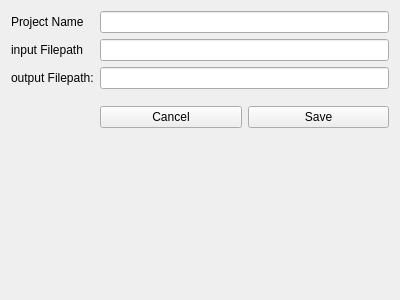
<?xml version="1.0" encoding="UTF-8"?>
<ui version="4.0">
 <class>ProjectEditor</class>
 <widget class="QWidget" name="ProjectEditor">
  <property name="geometry">
   <rect>
    <x>0</x>
    <y>0</y>
    <width>400</width>
    <height>300</height>
   </rect>
  </property>
  <property name="windowTitle">
   <string>Project Editor</string>
  </property>
  <layout class="QGridLayout" name="gridLayout">
   <item row="0" column="0">
    <layout class="QVBoxLayout" name="verticalLayout">
     <item>
      <layout class="QFormLayout" name="formLayout">
       <item row="0" column="0">
        <widget class="QLabel" name="projectLabel">
         <property name="text">
          <string>Project Name</string>
         </property>
         <property name="buddy">
          <cstring>projectNameLineEdit</cstring>
         </property>
        </widget>
       </item>
       <item row="0" column="1">
        <widget class="QLineEdit" name="projectNameLineEdit"/>
       </item>
       <item row="1" column="0">
        <widget class="QLabel" name="inputFileLabel">
         <property name="text">
          <string>input Filepath</string>
         </property>
         <property name="buddy">
          <cstring>inputFileLineEdit</cstring>
         </property>
        </widget>
       </item>
       <item row="1" column="1">
        <widget class="QLineEdit" name="inputFileLineEdit"/>
       </item>
       <item row="2" column="0">
        <widget class="QLabel" name="outputFileLabel">
         <property name="text">
          <string>output Filepath:</string>
         </property>
         <property name="buddy">
          <cstring>outputFileLineEdit</cstring>
         </property>
        </widget>
       </item>
       <item row="2" column="1">
        <widget class="QLineEdit" name="outputFileLineEdit"/>
       </item>
       <item row="4" column="1">
        <layout class="QHBoxLayout" name="horizontalLayout">
         <item>
          <widget class="QPushButton" name="cancelButton">
           <property name="text">
            <string>Cancel</string>
           </property>
          </widget>
         </item>
         <item>
          <widget class="QPushButton" name="saveButton">
           <property name="text">
            <string>Save</string>
           </property>
          </widget>
         </item>
        </layout>
       </item>
       <item row="3" column="1">
        <spacer name="verticalSpacer">
         <property name="orientation">
          <enum>Qt::Vertical</enum>
         </property>
         <property name="sizeType">
          <enum>QSizePolicy::Preferred</enum>
         </property>
        </spacer>
       </item>
      </layout>
     </item>
    </layout>
   </item>
  </layout>
 </widget>
 <resources/>
 <connections/>
</ui>
